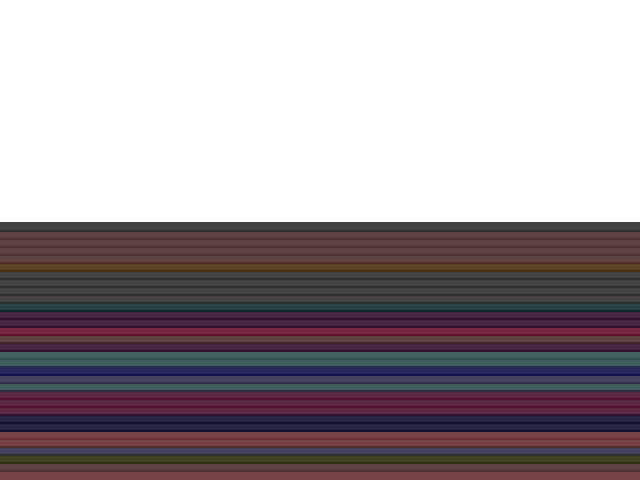
Frame 1 (no input)
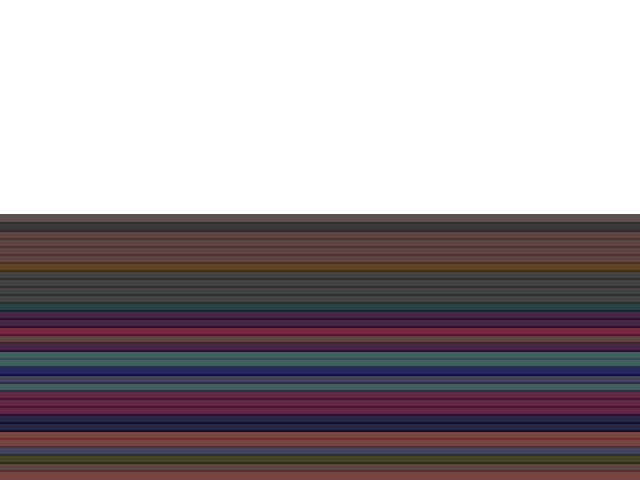
Frame 60 (the mouse pressed at the canvas centre just before this capture)
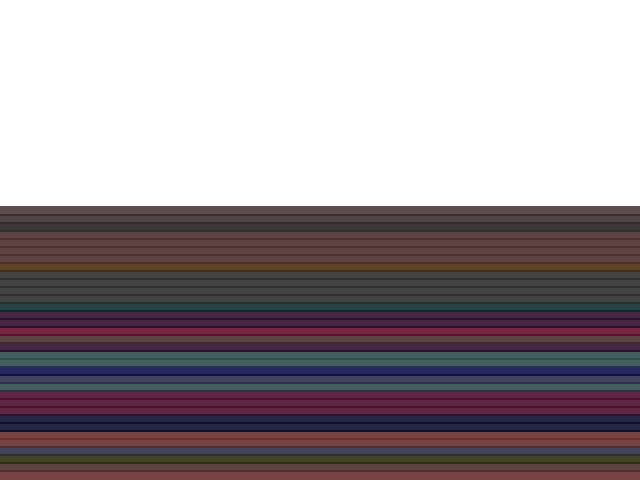
Frame 120 (the mouse held since frame 60 and released just before this capture)

The Processing sketch that drew these frames (run headless with seeded random() and noise(); from frame 60 on, the mouse is pressed at the canvas centre):

// Processing sketch: processing_20846
// ── processing_20846.pde

float s;
float sMapped;

float g = random (0, 100);
float r = random (0, 100);
float b = random (0, 100);

void setup() {
  background(255);
  size(640,480);
  smooth();
   noStroke();

  // to catch up //
  int s = second();
  int drawSecond = 0;
 
  while  (drawSecond <= s) {
     sMapped = map(drawSecond, 0, 60, 0, height);
     pickColor();
     for (int i=0; i<60; i++) {
     rect(0,height-sMapped-10, 640, 10);
     }
     drawSecond += 1; 
  }
}



void draw() {
 // float g = random (0, 100);
 // float r = random (0, 100);
  //float b = random (0, 100);
 
  float s = second();
  sMapped = map(s, 0, 60, 0, height);
 
  pickColor(); 
  rect(0,height-sMapped-10, 640, 10);
  
if (s >= 59) {
  background(255);
}
  
}


void pickColor() {
  float g = random (0, 100);
  float r = random (0, 100);
  float b = random (0, 100);
  if (sMapped < 40) {
  fill(r, 46, b++, 8);
  }
  
  if (40 < sMapped && sMapped < 80) {
    fill(r++, g/5, 45, 8);
  }
  if (80 < sMapped && sMapped < 120) {
    fill(r++/2, g, 48, 8);
  }
  
  if (120 < sMapped && sMapped < 160) {
    fill(r, g/4, 32, 8);
  }
  
  if (160 < sMapped && sMapped < 200) {
    fill(r++/3, 25, 35, 8);
  }
  
 if (200 < sMapped && sMapped < 240) {
   fill(49, 43, b++/2, 8);
 }
 if (240 < sMapped && sMapped < 280) {
   fill(r ++, 29, 47, 8);
 }
 if (280 < sMapped && sMapped < 320) {
   fill(r++/4, 56, 50, 8);
 }
 
 if (320 < sMapped && sMapped < 360) {
   fill(r, 24, b++, 8);
 }
 if (360 < sMapped && sMapped < 400) {
   fill (r*2, 34, 46, 8);
 }
 if (400 < sMapped && sMapped < 440) {
   fill (r++/3, g/2, 78, 8);
 }
 if (440 < sMapped && sMapped < 480) {
   fill (r, g++, 43, 8);
 } 
}
